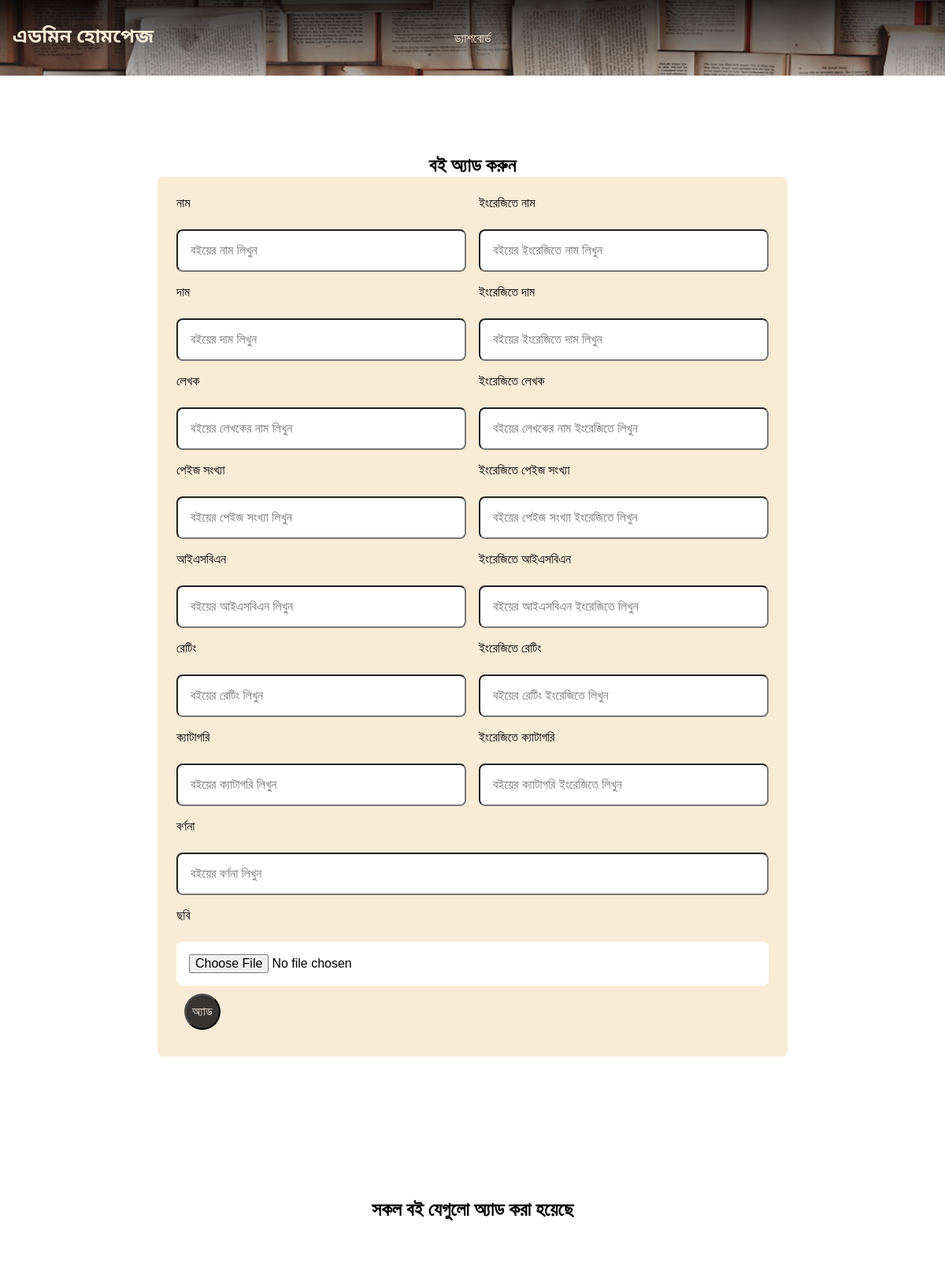
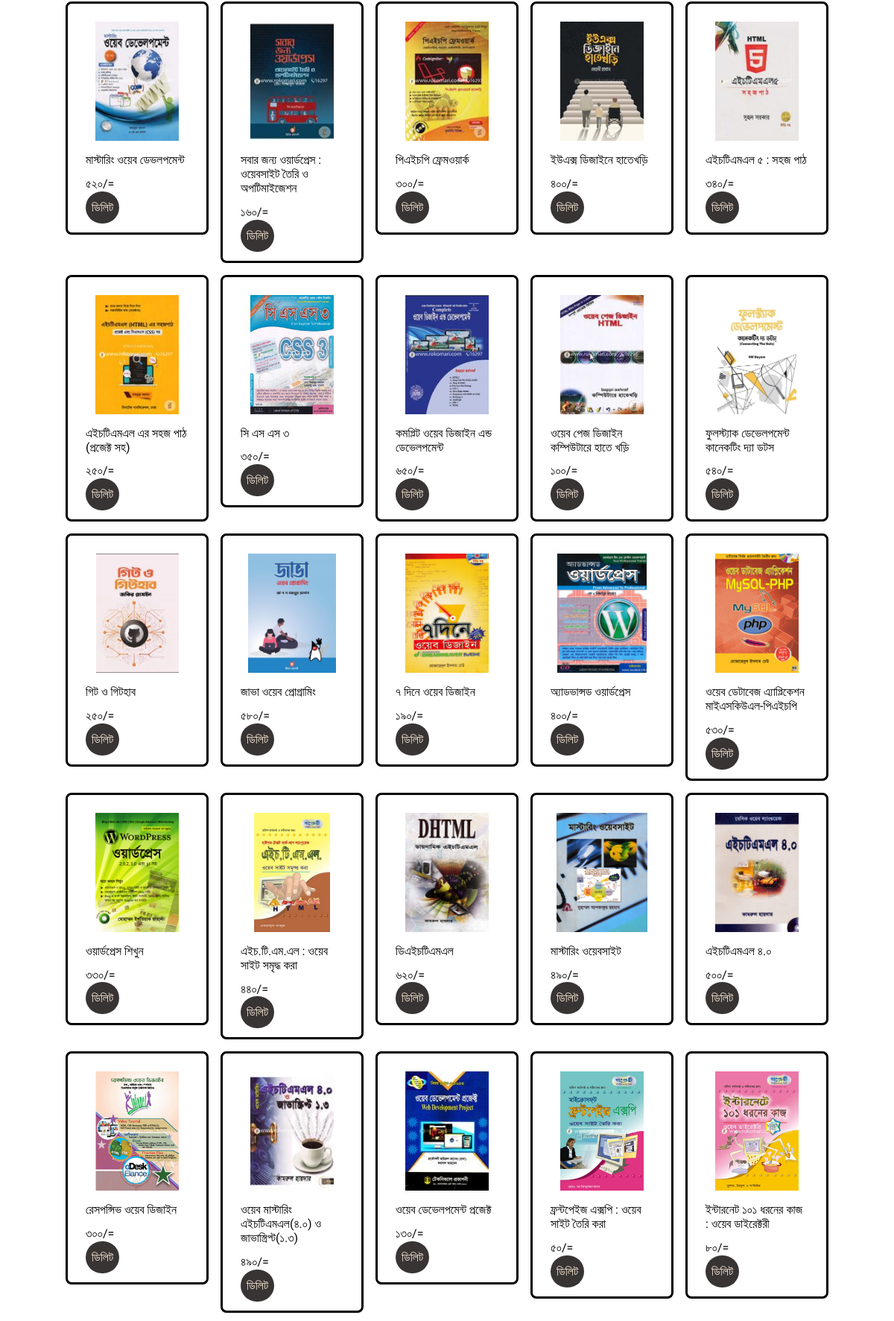
The page /addp.php (upper part) on the database its author committed (2 pictures, top to bottom).
### tables this page shows
CREATE TABLE `bookinfo` (
  `id` int(11) NOT NULL,
  `name_e` varchar(255) NOT NULL,
  `name_b` varchar(255) NOT NULL,
  `price_e` int(11) NOT NULL,
  `price_b` varchar(255) NOT NULL,
  `author_e` varchar(255) NOT NULL,
  `author_b` varchar(255) NOT NULL,
  `page_e` int(11) NOT NULL,
  `page_b` varchar(255) NOT NULL,
  `isbn_e` bigint(20) NOT NULL,
  `isbn_b` varchar(255) NOT NULL,
  `description` mediumtext NOT NULL,
  `rate_e` int(11) NOT NULL,
  `rate_b` varchar(255) NOT NULL,
  `category_e` varchar(255) NOT NULL,
  `category_b` varchar(255) NOT NULL,
  `image` varchar(255) NOT NULL
);

### addp.php (the view, shortened to what this page needs)
<?php
include 'connect.php';
?>
<!DOCTYPE html>
<html lang="en">
<head>
    <link href="https://cdn.jsdelivr.net/npm/remixicon@3.5.0/fonts/remixicon.css" rel="stylesheet"/>
    <link rel="stylesheet" href="style.css">
</head>
<body>
    <header class="header">
    <nav>
            <div class="Nlogo"><a href="dashboard.php">এডমিন হোমপেজ</a></div>
            <ul class="navlinks" id="nav-links">
                <li class="link"><a href="dashboard.php">ড্যাশবোর্ড</a></li>
              </ul>
        </nav>
    </header>
        <section class="add-products sectioncontainer">
            <h1 class="heading">বই অ্যাড করুন</h1>
            <form action="" method="post" enctype="multipart/form-data">
               <div class="flex">
                  <div class="inputBox">
                     <span>নাম</span>
                     <input type="text" class="box" required maxlength="500" placeholder="বইয়ের নাম লিখুন" name="name">
                  </div>
                  <div class="inputBox">
                     <span>ইংরেজিতে নাম</span>
                     <input type="text" class="box" required maxlength="500" placeholder="বইয়ের ইংরেজিতে নাম লিখুন" name="ename">
                  </div>
                  <div class="inputBox">
                     <span>দাম</span>
                     <input type="text" min="0" class="box" required max="9999999999" placeholder="বইয়ের দাম লিখুন"  name="price">
                  </div>
                  <div class="inputBox">
                     <span>ইংরেজিতে দাম</span>
                     <input type="number" min="0" class="box" required max="9999999999" placeholder="বইয়ের ইংরেজিতে দাম লিখুন"  name="eprice">
                  </div>
                 <div class="inputBox">
                    <span>লেখক</span>
                    <input type="text" min="0" class="box" required max="9999999999" placeholder="বইয়ের লেখকের নাম লিখুন"  name="author">
                 </div>
                 <div class="inputBox">
                    <span>ইংরেজিতে লেখক</span>
                    <input type="text" min="0" class="box" required max="9999999999" placeholder="বইয়ের লেখকের নাম ইংরেজিতে লিখুন"  name="eauthor">
                 </div>
                 <div class="inputBox">
                    <span>পেইজ সংখ্যা</span>
                    <input type="text" min="0" class="box" required max="9999999999" placeholder="বইয়ের পেইজ সংখ্যা লিখুন"  name="pagen">
                 </div>
                 <div class="inputBox">
                    <span>ইংরেজিতে পেইজ সংখ্যা</span>
                    <input type="number" min="0" class="box" required max="9999999999" placeholder="বইয়ের পেইজ সংখ্যা ইংরেজিতে লিখুন"  name="epagen">
                 </div>
                 <div class="inputBox">
                    <span>আইএসবিএন</span>
                    <input type="text" min="0" class="box" required max="9999999999" placeholder="বইয়ের আইএসবিএন লিখুন"  name="isbn">
                 </div>
                 <div class="inputBox">
                    <span>ইংরেজিতে আইএসবিএন</span>
                    <input type="number" min="0" class="box" placeholder="বইয়ের আইএসবিএন ইংরেজিতে লিখুন"  name="eisbn">
                 </div>
                 <div class="inputBox">
                    <span>রেটিং</span>
                    <input type="text" min="0" class="box" required max="9999999999" placeholder="বইয়ের রেটিং লিখুন"  name="rating">
                 </div>
                 <div class="inputBox">
                    <span>ইংরেজিতে রেটিং</span>
                    <input type="number" min="0" step="0.1" class="box" required max="9999999999" placeholder="বইয়ের রেটিং ইংরেজিতে লিখুন"  name="erating">
                 </div>
                 <div class="inputBox">
                    <span>ক্যাটাগরি</span>
                    <input type="text" min="0" class="box" required max="9999999999" placeholder="বইয়ের ক্যাটাগরি লিখুন"  name="cat">
                 </div>
                 <div class="inputBox">
                    <span>ইংরেজিতে ক্যাটাগরি</span>
                    <input type="text" min="0" class="box" required max="9999999999" placeholder="বইয়ের ক্যাটাগরি ইংরেজিতে লিখুন"  name="ecat">
                 </div>
                 <div class="inputBox"  id="textd">
                    <span>বর্ণনা</span>
                    <input type="text" min="0" class="box" required max="9999999999" placeholder="বইয়ের বর্ণনা লিখুন" name="textd">
                 </div>
                 <div class="inputBox">
                     <span>ছবি</span>
                     <input type="file" name="image_01" accept="image/jpg, image/jpeg, image/png, image/webp, image/gif" class="box" required>
                 </div>
               </div>
               <input type="submit" value="অ্যাড" class="btn" name="add_book">
            </form>
         </section>
         <section class="show-products sectioncontainer">
            <h1 class="heading">সকল বই যেগুলো অ্যাড করা হয়েছে</h1>
            <div class="box-container sectioncontainer">
            <?php
               $select_products = $conn->prepare("SELECT * FROM `bookinfo`");
               $select_products->execute();
               if($select_products->rowCount() > 0){
                  while($fetch_products = $select_products->fetch(PDO::FETCH_ASSOC)){
            ?>
                  <div class="box">
                     <img src="uploaded_img/<?= $fetch_products['image']; ?>" alt="">
                     <div class="name"><?= $fetch_products['name_b']; ?></div>
                     <div class="price"><span><?= $fetch_products['price_b']; ?></span>/=</div>
                     <div class="flex-btn">
                        <a href="addp.php?delete=<?= $fetch_products['id']; ?>" class="btn" onclick="return confirm('delete this product?');">ডিলিট</a>
                     </div>
                  </div>
      <?php
         }
      }else{
         echo '<p class="empty">no products added yet!</p>';
      }
   ?>
            </div>
         </section>
</body>
</html>

### style.css (style rules this page uses)
* { padding: 0; margin: 0; box-sizing: border-box; }
.sectioncontainer { max-width: 1200px; margin: auto; padding: 5rem 1rem; }
.btn { padding: .75rem .5rem; font-size: 1rem; color: antiquewhite; background-color: rgb(56, 52, 52); border-radius: 5rem; cursor: pointer; transition: 0.3s; }
img { display: flex; width: 100%; }
a { text-decoration: none; }
html,body { scroll-behavior: smooth; }
body { font-family: "Tiro Bangla", sans-serif; }
header { background-image: linear-gradient( to bottom, rgba(0,0,0,.8), rgba(0,0,0,.2) ), url(images/header.jpg); background-position: center center; background-size: cover; background-repeat: no-repeat; }
nav { max-width: 1200px; margin: auto; padding: 2rem 1rem; display: flex; align-items: center; justify-content: space-between; }
.Nlogo { flex:1; }
.Nlogo a { font-size: 1.5rem; font-weight: 600; font-family: "Noto Sans Bengali", sans-serif; color: antiquewhite; }
.navlinks { list-style: none; display: flex; align-items: center; gap: 2rem; }
.link a { position: relative; padding: 10px 0; color: antiquewhite; transition: 0.3s; }
.link a::after { position: absolute; content: ""; bottom: 0; left: 50%; transform: translateX(-50%); height: 2px; width: 0; background-color: antiquewhite; transition: 0.3s; }
.heading { margin: auto; align-items: center; align-items: center; display: flex; justify-content: center; margin-top: 20px; }
.add-products form { max-width: 50rem; margin: 0 auto; background-color: antiquewhite; box-shadow: black; border:black; border-radius: .5rem; padding:1.5rem; }
.add-products form .flex { display: flex; gap:1rem; flex-wrap: wrap; }
.add-products form .flex .inputBox { flex:1 1 20rem; }
.add-products #textd { flex:1 1 40rem; width: 100%; }
.add-products form span { font-size:1rem; color:black; }
.add-products form .box { font-size: 1rem; background-color: white; border-radius: .5rem; padding:1rem; width: 100%; margin-top: 1.5rem; }
.add-products form .btn { margin: 10px; }
.show-products .box-container { display: grid; grid-template-columns: repeat(auto-fit, 12rem); gap:1rem; justify-content: center; align-items: flex-start; }
.show-products .box-container .box { background-color: white; box-shadow: black; border-radius: .5rem; border:.2rem solid black; padding:1.5rem; }
.show-products .box-container .box img { width: 100%; height: 10rem; object-fit: contain; margin-bottom: 1rem; }
.show-products .box-container .box .name { font-size: 1rem; color:black; }
.show-products .box-container .box .price { font-size: 1rem; color:black; margin:.8rem 0; }

### rows shown on the page
bookinfo: image (picture), name_b "মাস্টারিং ওয়েব ডেভলপমেন্ট", price_b "৫২০"
bookinfo: image (picture), name_b "সবার জন্য ওয়ার্ডপ্রেস : ওয়েবসাইট তৈরি ও অপটিমাইজেশন", price_b "১৬০"
bookinfo: image (picture), name_b "পিএইচপি ফ্রেমওয়ার্ক", price_b "৩০০"
bookinfo: image (picture), name_b "ইউএক্স ডিজাইনে হাতেখড়ি", price_b "৪০০"
bookinfo: image (picture), name_b "এইচটিএমএল ৫ : সহজ পাঠ", price_b "৩৪০"
bookinfo: image (picture), name_b "এইচটিএমএল এর সহজ পাঠ (প্রজেক্ট সহ)", price_b "২৫০"
bookinfo: image (picture), name_b "সি এস এস ৩", price_b "৩৫০"
bookinfo: image (picture), name_b "কমপ্লিট ওয়েব ডিজাইন এন্ড ডেভেলপমেন্ট", price_b "৬৫০"
bookinfo: image (picture), name_b "ওয়েব পেজ ডিজাইন কম্পিউটারে হাতে খড়ি", price_b "১০০"
bookinfo: image (picture), name_b "ফুলস্ট্যাক ডেভেলপমেন্ট কানেকটিং দ্যা ডটস", price_b "৫৪০"
bookinfo: image (picture), name_b "গিট ও গিটহাব", price_b "২৫০"
bookinfo: image (picture), name_b "জাভা ওয়েব প্রোগ্রামিং", price_b "৫৮০"
bookinfo: image (picture), name_b "৭ দিনে ওয়েব ডিজাইন", price_b "১৯০"
bookinfo: image (picture), name_b "অ্যাডভান্সড ওয়ার্ডপ্রেস", price_b "৪০০"
bookinfo: image (picture), name_b "ওয়েব ডেটাবেজ এ্যাপ্লিকেশন মাইএসকিউএল-পিএইচপি", price_b "৫৩০"
bookinfo: image (picture), name_b "ওয়ার্ডপ্রেস শিখুন", price_b "৩৩০"
bookinfo: image (picture), name_b "এইচ.টি.এম.এল : ওয়েব সাইট সমৃদ্ধ করা", price_b "৪৪০"
bookinfo: image (picture), name_b "ডিএইচটিএমএল", price_b "৬২০"
bookinfo: image (picture), name_b "মাস্টারিং ওয়েবসাইট", price_b "৪৯০"
bookinfo: image (picture), name_b "এইচটিএমএল ৪.০", price_b "৫০০"
bookinfo: image (picture), name_b "রেসপন্সিভ ওয়েব ডিজাইন", price_b "৩০০"
bookinfo: image (picture), name_b "ওয়েব মাস্টারিং এইচটিএমএল(৪.০) ও জাভাস্ত্রিপ্ট(১.৩)", price_b "৪৯০"
bookinfo: image (picture), name_b "ওয়েব ডেভেলপমেন্ট প্রজেক্ট", price_b "১৩০"
bookinfo: image (picture), name_b "ফ্রন্টপেইজ এক্সপি : ওয়েব সাইট তৈরি করা", price_b "৫০"
bookinfo: image (picture), name_b "ইন্টারনেট ১০১ ধরনের কাজ : ওয়েব ডাইরেক্টরী", price_b "৮০"
